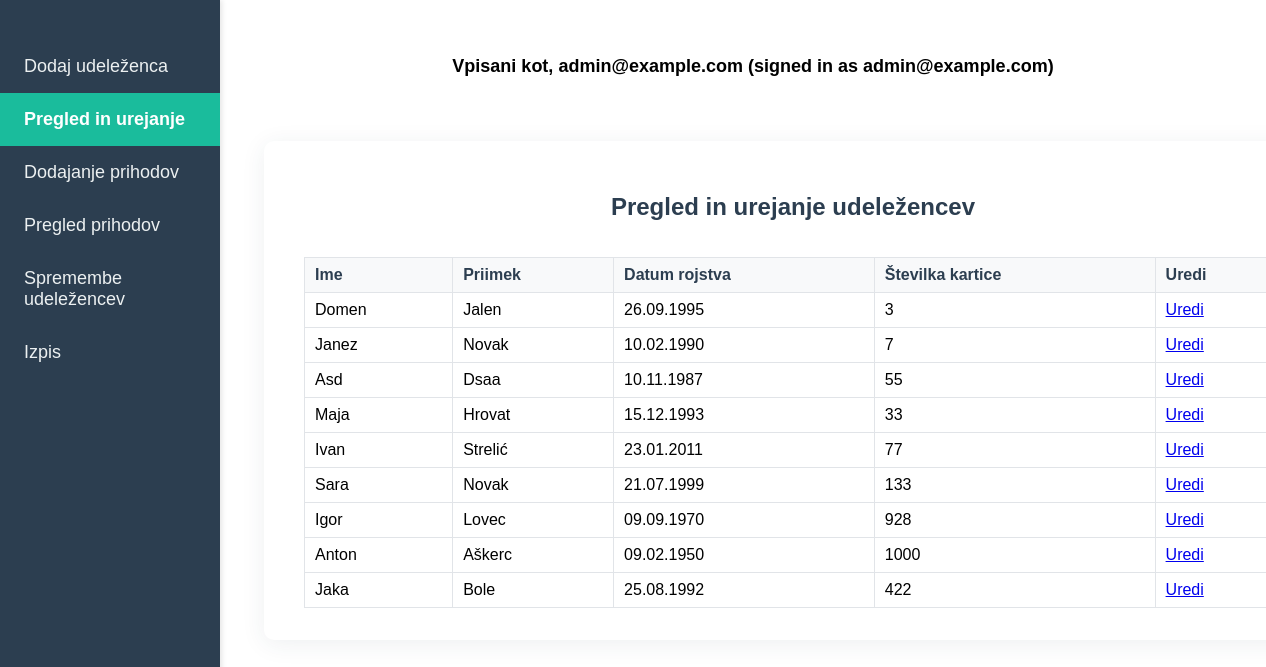
The page /attendees/list/ (signed in) on the database as committed earlier.
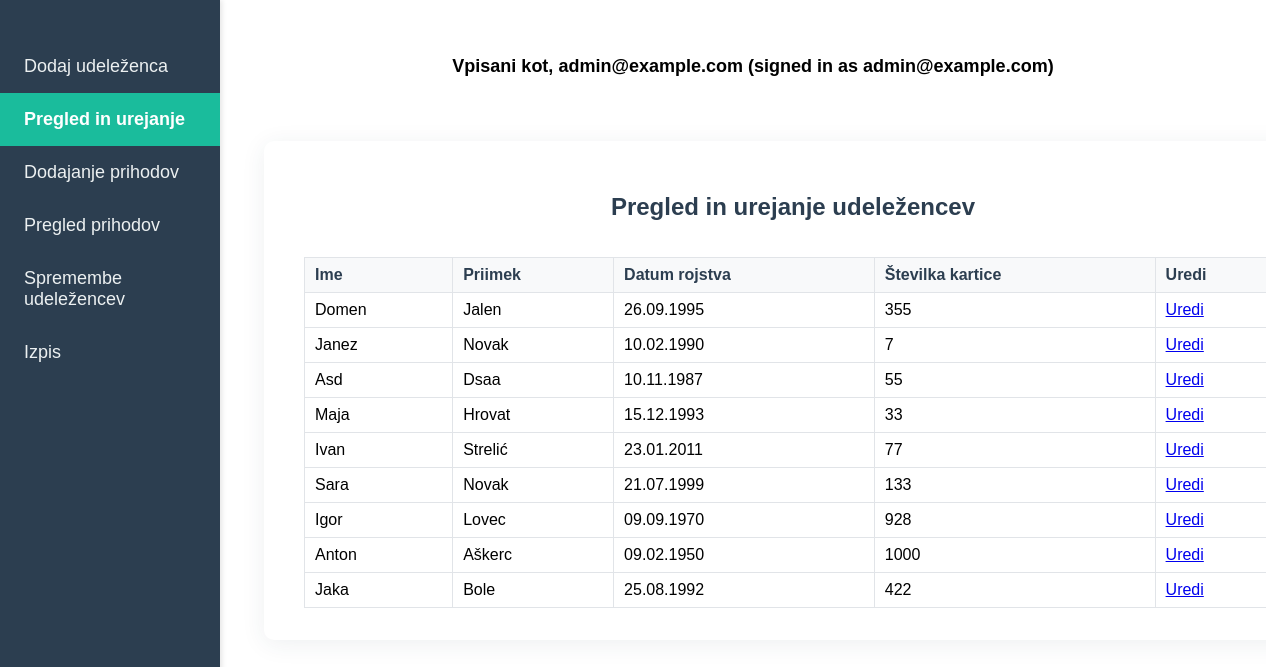
The same page on the database as committed later.
### attendees/models.py (models this page shows, shortened)
class Attendee(models.Model):
    first_name = models.CharField(max_length=100)  # Ime
    last_name = models.CharField(max_length=100)   # Priimek
    birth_date = models.DateField()                # Datum rojstva
    card_number = models.CharField(max_length=50, unique=True)  # Številka kartice
    created_at = models.DateTimeField(auto_now_add=True)        # Datum vnosa

### konferenca/views.py (the view)
# urls.py: path('attendees/list/', attendee_list, name='attendee_list'),
def attendee_list(request):
    attendees = Attendee.objects.all()
    return render(request, 'attendee_list.html', {'attendees': attendees})

### konferenca/templates/attendee_list.html
{% extends "base.html" %}
{% block content %}
<div class="form-container wide-form-container">
  <h2>Pregled in urejanje udeležencev</h2>
  <table style="width:100%; border-collapse:collapse;">
    <tr>
      <th>Ime</th>
      <th>Priimek</th>
      <th>Datum rojstva</th>
      <th>Številka kartice</th>
      <th>Uredi</th>
    </tr>
    {% for attendee in attendees %}
  <tr>
    <td>{{ attendee.first_name }}</td>
    <td>{{ attendee.last_name }}</td>
    <td>{{ attendee.birth_date|date:'d.m.Y' }}</td>
    <td>{{ attendee.card_number }}</td>
    <td><a href="{% url 'attendee_edit' attendee.id %}">Uredi</a></td>
  </tr>
{% empty %}
    <tr>
      <td colspan="5">Ni udeležencev.</td>
    </tr>
    {% endfor %}
  </table>
</div>
{% endblock %}

Rows that differ between the two databases and show on the page:
changed Attendee "Domen": card_number "3" → "355"
